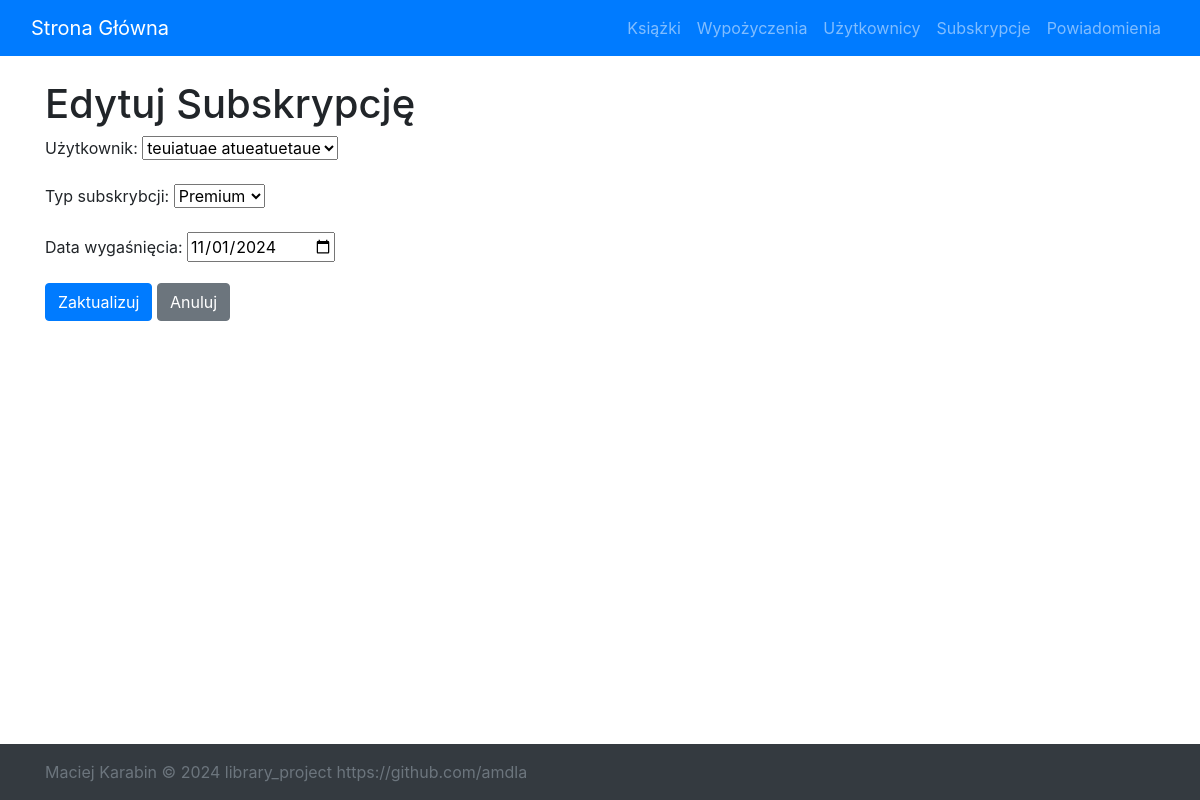
The page /subscriptions/update/2/ on the database its author committed.
### library_app/models.py (models this page shows, shortened)
class Users(models.Model):
    user_id = models.AutoField(primary_key=True)  # Primary key for user table
    first_name = models.CharField(max_length=50)
    last_name = models.CharField(max_length=50)
    email = models.EmailField(unique=True)
    username = models.CharField(max_length=50, unique=True)
    def __str__(self):
        return f'{self.first_name} {self.last_name}'

class Subscription(models.Model):
    TYPE_CHOICES = [
        ('standard', 'Standard'),
        ('premium', 'Premium'),
        ('vip', 'VIP'),
    ]
    subscription_id = models.AutoField(primary_key=True)
    user = models.ForeignKey(Users, on_delete=models.CASCADE)
    subscription_type = models.CharField(max_length=100, choices=TYPE_CHOICES, default='standard')
    expiration_date = models.DateField()

### library_app/views.py (the view)
# urls.py: path('subscriptions/update/<int:pk>/', views.subscription_update, name='subscription-update'),
def subscription_update(request, pk):
    subscription = get_object_or_404(Subscription, pk=pk)
    if request.method == 'POST':
        form = SubscriptionForm(request.POST, instance=subscription)
        if form.is_valid():
            form.save()
            return redirect('subscription-list')
    else:
        form = SubscriptionForm(instance=subscription)
    return render(request, 'forms/subscription_form.html', {'form': form})

### library_app/forms.py (shortened to what this page needs)
class SubscriptionForm(forms.ModelForm):
    user = forms.ModelChoiceField(queryset=Users.objects.all(), label='Użytkownik')
    subscription_type = forms.ChoiceField(choices=Subscription.TYPE_CHOICES, label='Typ subskrybcji')
    expiration_date = forms.DateField(widget=DateInput(attrs={'type': 'date'}), label='Data wygaśnięcia')
    class Meta:
        model = Subscription
        fields = ['user', 'subscription_type', 'expiration_date']
    def __init__(self, *args, **kwargs):
        super().__init__(*args, **kwargs)
        self.fields['user'].queryset = Users.objects.all()

### library_app/templates/forms/subscription_form.html (shortened to what this page needs)
{% extends 'library_app/base.html' %}
{% block content %}
    <h1>{% if form.instance.pk %}Edytuj Subskrypcję{% else %}Dodaj Subskrypcję{% endif %}</h1>
    <form method="post">
        {{ form.as_p }}
        <button type="submit" class="btn btn-primary">
            {% if form.instance.pk %}Zaktualizuj{% else %}Zapisz{% endif %}
        </button>
        <a href="{% url 'subscription-list' %}" class="btn btn-secondary">Anuluj</a>
    </form>
{% endblock %}

### library_app/static/css/styles.css (style rules this page uses)
html, body { height: 100%; margin: 0; display: flex; flex-direction: column; }
body { display: flex; flex-direction: column; min-height: 100vh; }

### rows shown on the page
Users: user "teuiatuae atueatuetaue"
Subscription: subscription_type "Premium", expiration_date "11/01/2024"
